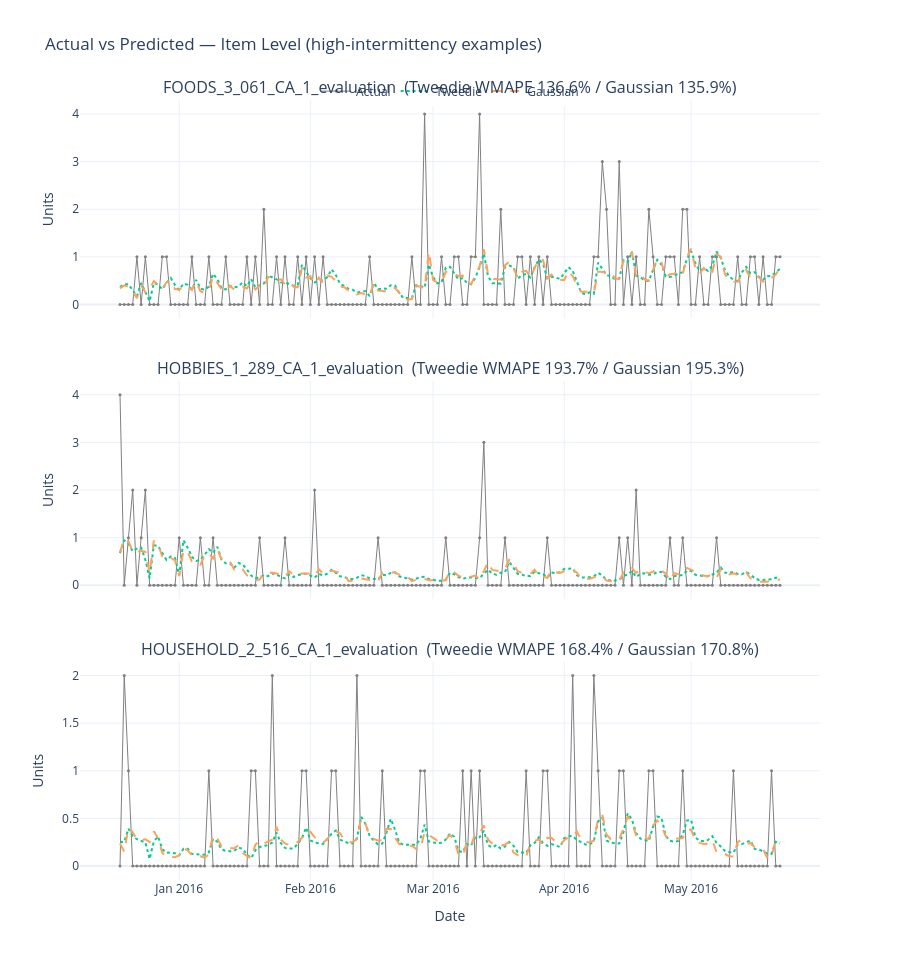

This figure's notebook cell:
### Markdown cell above
## 4b. Actual vs Predicted — Hierarchy Levels

Time-series comparison of Tweedie vs Gaussian across four aggregation levels.
As items are aggregated, individual zero-demand noise averages out and predictions
track actuals more closely — reflected in sharply lower WMAPE at higher levels.
Gaussian's systematic over-prediction bias is most visible at the aggregated levels.

- **Item (3 examples):** One item per category near the 75th percentile of zero-inflation,
  where the Tweedie vs Gaussian gap is most pronounced
- **Category (3):** FOODS / HOBBIES / HOUSEHOLD daily totals
- **Department (7):** All 7 departments
- **Total:** Store-wide daily demand

### Code cell
# Helper used across all aggregation-level charts
def _wmape(actual, pred):
    d = actual.abs().sum()
    return (actual - pred).abs().sum() / d if d > 0 else 0

# Item-level: pick one item per category near the 75th percentile of zero-inflation
# (highly intermittent, where the Tweedie vs Gaussian difference is most visible)
zero_by_item_test = (
    test_aug.groupby(["id", "cat_id"], observed=True)["sales"]
    .apply(lambda s: (s == 0).mean())
    .reset_index(name="zero_pct")
)

def pick_p75(cat):
    sub = zero_by_item_test[zero_by_item_test["cat_id"] == cat]
    target = sub["zero_pct"].quantile(0.75)
    return sub.iloc[(sub["zero_pct"] - target).abs().argsort().iloc[0]]["id"]

sample_items_n4 = {cat: pick_p75(cat) for cat in ["FOODS", "HOBBIES", "HOUSEHOLD"]}
for cat, item in sample_items_n4.items():
    z = zero_by_item_test.set_index("id").loc[item, "zero_pct"]
    print(f"  {cat}: {item}  (zero-inflation {z:.1%})")

fig = make_subplots(rows=3, cols=1, shared_xaxes=True, vertical_spacing=0.08,
    subplot_titles=[f"{cat} — {sample_items_n4[cat]}" for cat in ["FOODS", "HOBBIES", "HOUSEHOLD"]])

for i, cat in enumerate(["FOODS", "HOBBIES", "HOUSEHOLD"], 1):
    item_id = sample_items_n4[cat]
    sub = test_aug[test_aug["id"] == item_id].sort_values("date")
    wt = _wmape(sub["sales"], sub["y_tweedie"])
    wg = _wmape(sub["sales"], sub["y_gaussian"])
    fig.layout.annotations[i - 1].text = (
        f"{item_id}  (Tweedie WMAPE {wt:.1%} / Gaussian {wg:.1%})"
    )
    fig.add_trace(go.Scatter(x=sub["date"], y=sub["sales"],
        mode="lines+markers", name="Actual",
        line=dict(color="grey", width=1), marker=dict(size=3),
        legendgroup="actual", showlegend=(i == 1)), row=i, col=1)
    fig.add_trace(go.Scatter(x=sub["date"], y=sub["y_tweedie"],
        mode="lines", name="Tweedie",
        line=dict(color="#00CC96", width=2, dash="dot"),
        legendgroup="tweedie", showlegend=(i == 1)), row=i, col=1)
    fig.add_trace(go.Scatter(x=sub["date"], y=sub["y_gaussian"],
        mode="lines", name="Gaussian",
        line=dict(color="#FFA15A", width=2, dash="dash"),
        legendgroup="gaussian", showlegend=(i == 1)), row=i, col=1)
    fig.update_yaxes(title_text="Units", row=i, col=1)

fig.update_layout(
    title="Actual vs Predicted — Item Level (high-intermittency examples)",
    height=320 * 3, template="plotly_white",
    legend=dict(orientation="h", y=1.03, x=0.5, xanchor="center"),
)
fig.update_xaxes(title_text="Date", row=3, col=1)
fig.write_html(str(FIGS_DIR / "avp_item.html"), include_plotlyjs="cdn")
fig.show()

### Figure 1 — Plotly figure (JSON) as saved in the notebook; plotly's stock layout.template omitted (floating-point values rounded to 4 significant figures; data arrays with more than 128 entries replaced by an {"elided": "..."} marker saying what was removed)
{"data": [{"legendgroup": "actual", "line": {"color": "grey", "width": 1}, "marker": {"size": 3}, "mode": "lines+markers", "name": "Actual", "showlegend": true, "type": "scatter", "x": {"elided": "157 str values"}, "xaxis": "x", "y": {"elided": "157 int values"}, "yaxis": "y"}, {"legendgroup": "tweedie", "line": {"color": "#00CC96", "dash": "dot", "width": 2}, "mode": "lines", "name": "Tweedie", "showlegend": true, "type": "scatter", "x": {"elided": "157 str values"}, "xaxis": "x", "y": {"elided": "157 float values"}, "yaxis": "y"}, {"legendgroup": "gaussian", "line": {"color": "#FFA15A", "dash": "dash", "width": 2}, "mode": "lines", "name": "Gaussian", "showlegend": true, "type": "scatter", "x": {"elided": "157 str values"}, "xaxis": "x", "y": {"elided": "157 float values"}, "yaxis": "y"}, {"legendgroup": "actual", "line": {"color": "grey", "width": 1}, "marker": {"size": 3}, "mode": "lines+markers", "name": "Actual", "showlegend": false, "type": "scatter", "x": {"elided": "157 str values"}, "xaxis": "x2", "y": {"elided": "157 int values"}, "yaxis": "y2"}, {"legendgroup": "tweedie", "line": {"color": "#00CC96", "dash": "dot", "width": 2}, "mode": "lines", "name": "Tweedie", "showlegend": false, "type": "scatter", "x": {"elided": "157 str values"}, "xaxis": "x2", "y": {"elided": "157 float values"}, "yaxis": "y2"}, {"legendgroup": "gaussian", "line": {"color": "#FFA15A", "dash": "dash", "width": 2}, "mode": "lines", "name": "Gaussian", "showlegend": false, "type": "scatter", "x": {"elided": "157 str values"}, "xaxis": "x2", "y": {"elided": "157 float values"}, "yaxis": "y2"}, {"legendgroup": "actual", "line": {"color": "grey", "width": 1}, "marker": {"size": 3}, "mode": "lines+markers", "name": "Actual", "showlegend": false, "type": "scatter", "x": {"elided": "157 str values"}, "xaxis": "x3", "y": {"elided": "157 int values"}, "yaxis": "y3"}, {"legendgroup": "tweedie", "line": {"color": "#00CC96", "dash": "dot", "width": 2}, "mode": "lines", "name": "Tweedie", "showlegend": false, "type": "scatter", "x": {"elided": "157 str values"}, "xaxis": "x3", "y": {"elided": "157 float values"}, "yaxis": "y3"}, {"legendgroup": "gaussian", "line": {"color": "#FFA15A", "dash": "dash", "width": 2}, "mode": "lines", "name": "Gaussian", "showlegend": false, "type": "scatter", "x": {"elided": "157 str values"}, "xaxis": "x3", "y": {"elided": "157 float values"}, "yaxis": "y3"}], "layout": {"annotations": [{"font": {"size": 16}, "showarrow": false, "text": "FOODS_3_061_CA_1_evaluation  (Tweedie WMAPE 136.6% / Gaussian 135.9%)", "x": 0.5, "xanchor": "center", "xref": "paper", "y": 1, "yanchor": "bottom", "yref": "paper"}, {"font": {"size": 16}, "showarrow": false, "text": "HOBBIES_1_289_CA_1_evaluation  (Tweedie WMAPE 193.7% / Gaussian 195.3%)", "x": 0.5, "xanchor": "center", "xref": "paper", "y": 0.64, "yanchor": "bottom", "yref": "paper"}, {"font": {"size": 16}, "showarrow": false, "text": "HOUSEHOLD_2_516_CA_1_evaluation  (Tweedie WMAPE 168.4% / Gaussian 170.8%)", "x": 0.5, "xanchor": "center", "xref": "paper", "y": 0.28, "yanchor": "bottom", "yref": "paper"}], "height": 960, "legend": {"orientation": "h", "x": 0.5, "xanchor": "center", "y": 1.03}, "title": {"text": "Actual vs Predicted — Item Level (high-intermittency examples)"}, "xaxis": {"anchor": "y", "domain": [0, 1], "matches": "x3", "showticklabels": false}, "xaxis2": {"anchor": "y2", "domain": [0, 1], "matches": "x3", "showticklabels": false}, "xaxis3": {"anchor": "y3", "domain": [0, 1], "title": {"text": "Date"}}, "yaxis": {"anchor": "x", "domain": [0.72, 1], "title": {"text": "Units"}}, "yaxis2": {"anchor": "x2", "domain": [0.36, 0.64], "title": {"text": "Units"}}, "yaxis3": {"anchor": "x3", "domain": [0, 0.28], "title": {"text": "Units"}}}}
